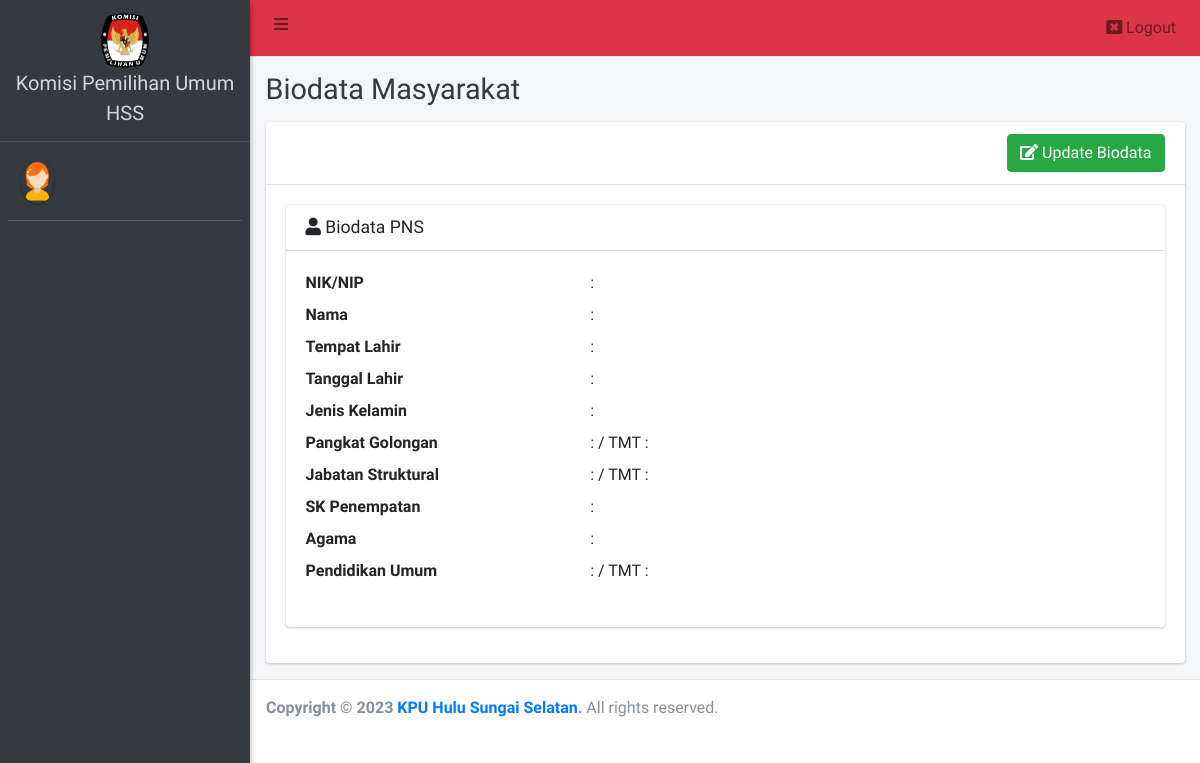
Page /pns/biodata/index.php on the earlier database version.
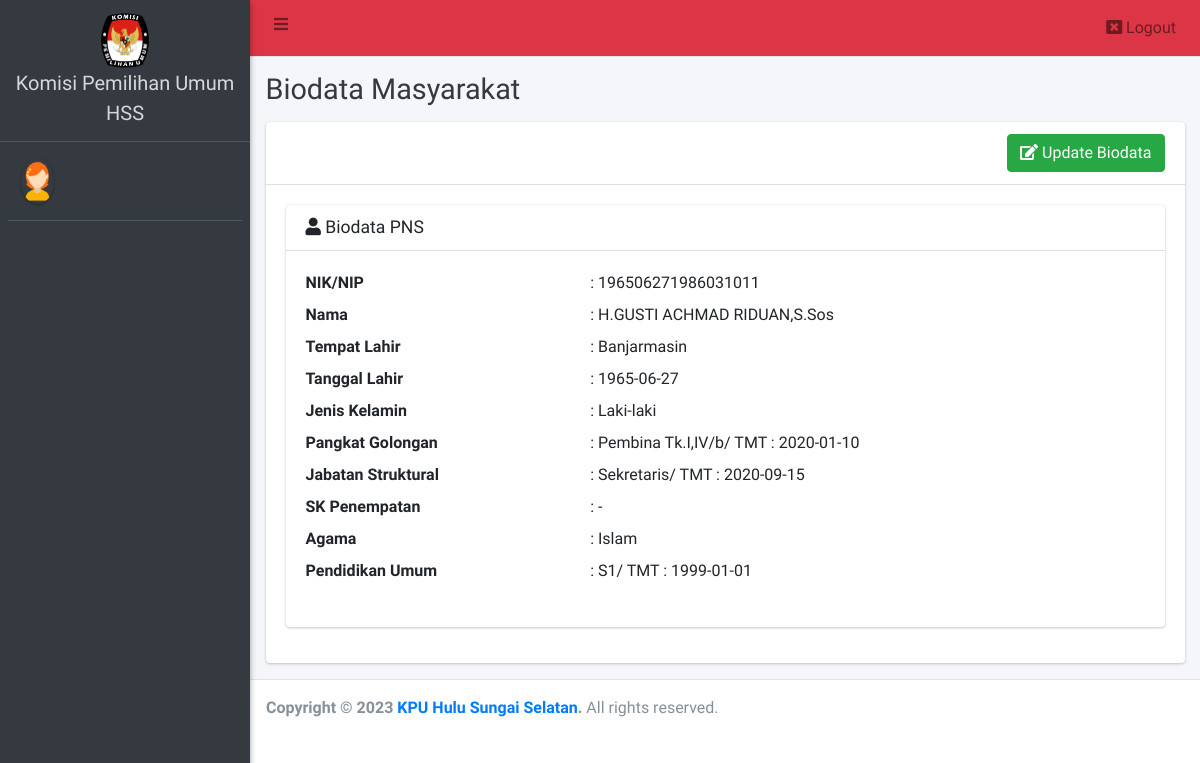
Same page on the later database version.
### tables this page shows
CREATE TABLE `nominatif_pegawai` (
  `id_pegawai` int(11) NOT NULL,
  `nama_pegawai` varchar(50) DEFAULT NULL,
  `tempat_lahir` varchar(40) DEFAULT NULL,
  `tanggal_lahir` date DEFAULT NULL,
  `nip` varchar(20) DEFAULT NULL,
  `pangkat_gol` varchar(50) DEFAULT NULL,
  `pangkat_tmt` date DEFAULT NULL,
  `jabatan_struktural` varchar(50) DEFAULT NULL,
  `jabatan_tmt` date DEFAULT NULL,
  `no_sk_penempatan` varchar(50) DEFAULT NULL,
  `jk` varchar(50) DEFAULT NULL,
  `agama` varchar(50) DEFAULT NULL,
  `pendidikan_umum` varchar(50) DEFAULT NULL,
  `pendidikan_tmt` date DEFAULT NULL,
  `keterangan` text,
  `filepangkat` varchar(255) DEFAULT NULL,
  `filejabatan` varchar(255) DEFAULT NULL,
  `filepenempatan` varchar(255) DEFAULT NULL,
  `filependidikan` varchar(255) DEFAULT NULL,
  `id_user` int(11) DEFAULT NULL
);

### config/config.php (called while the page is built, shortened)
<?php
function base_url($url = null)
{
	$base_url = "http://localhost:8888/kpuhss_pegawai";
	if ($url != null) {
		return $base_url . "/" . $url;
	} else {
		return $base_url;
	}
}

### pns/biodata/index.php (the view, shortened to what this page needs)
<?php
require '../../config/config.php';
include '../../config/koneksi.php';
include '../../templates/head.php';
include '../../templates/navbar.php';
include '../../templates/sidebar.php';
?>
<div class="content-wrapper">
  <div class="content-header">
    <div class="container-fluid">
      <div class="row">
        <div class="col-sm-6">
          <h1 class="m-0 text-dark">Biodata Masyarakat</h1>
        </div>
      </div>
    </div>
  </div>
  <section class="content">
    <div class="container-fluid">
      <div class="row">
        <div class="col-12">
          <div class="card">
            <div class="card-header">
              <h3 class="card-title float-right">
                <a href="edit" class="btn btn-success"><i class="fa fa-edit mr-1"></i>Update Biodata</a>
              </h3>
            </div>
            <div class="card-body">
              <div class="row">
                <div class="col-12">
                  <div class="card">
                    <div class="card-header">
                      <h3 class="card-title">
                        <i class="fas fa-user"></i>
                        Biodata PNS
                        <?php
                        $data = $koneksi->query("SELECT * FROM nominatif_pegawai WHERE id_user = '$_SESSION[id_user]'")->fetch_array();
                        ?>
                      </h3>
                    </div>
                    <div class="card-body">
                      <dl class="row">
                        <dt class="col-sm-4">NIK/NIP </dt>
                        <dd class="col-sm-8"><?php echo ": " . $data['nip']; ?></dd>
                        <dt class="col-sm-4">Nama </dt>
                        <dd class="col-sm-8"><?php echo ": " . $data['nama_pegawai']; ?></dd>
                        <dt class="col-sm-4">Tempat Lahir </dt>
                        <dd class="col-sm-8"><?php echo ": " . $data['tempat_lahir']; ?></dd>
                        <dt class="col-sm-4">Tanggal Lahir </dt>
                        <dd class="col-sm-8"><?php echo ": " . $data['tanggal_lahir']; ?></dd>
                        <dt class="col-sm-4">Jenis Kelamin</dt>
                        <dd class="col-sm-8"><?php echo ": " . $data['jk']; ?></dd>
                        <dt class="col-sm-4">Pangkat Golongan </dt>
                        <dd class="col-sm-8"><?php echo ": " . $data['pangkat_gol'] . "/ TMT : " . $data['pangkat_tmt']; ?></dd>
                        <dt class="col-sm-4">Jabatan Struktural </dt>
                        <dd class="col-sm-8"><?php echo ": " . $data['jabatan_struktural'] . "/ TMT : " . $data['jabatan_tmt']; ?></dd>
                        <dt class="col-sm-4">SK Penempatan </dt>
                        <dd class="col-sm-8"><?php echo ": " . $data['no_sk_penempatan']; ?></dd>
                        <dt class="col-sm-4">Agama</dt>
                        <dd class="col-sm-8"><?php echo ": " . $data['agama']; ?></dd>
                        <dt class="col-sm-4">Pendidikan Umum </dt>
                        <dd class="col-sm-8"><?php echo ": " . $data['pendidikan_umum'] . "/ TMT : " . $data['pendidikan_tmt'];  ?></dd>
                      </dl>
                    </div>
                  </div>
                </div>
              </div>
            </div>
          </div>
        </div>
      </div>
    </div>
  </section>
</div>
<?php
include '../../templates/footer.php';
?>

### templates/head.php (shortened to what this page needs)
<head>
  <link rel="stylesheet" href="<?= base_url() ?>/assets/plugins/fontawesome-free/css/all.min.css">
  <link rel="stylesheet" href="https://code.ionicframework.com/ionicons/2.0.1/css/ionicons.min.css">
  <link rel="stylesheet" href="<?= base_url() ?>/assets/plugins/datatables-bs4/css/dataTables.bootstrap4.css">
  <link rel="stylesheet" href="<?= base_url() ?>/assets/plugins/ekko-lightbox/ekko-lightbox.css">
  <link rel="stylesheet" href="<?= base_url() ?>/assets/plugins/bootstrap-fileupload/bootstrap-fileupload.min.css">
  <link rel="stylesheet" href="<?= base_url() ?>/assets/plugins/tempusdominus-bootstrap-4/css/tempusdominus-bootstrap-4.min.css">
  <link rel="stylesheet" href="<?= base_url() ?>/assets/plugins/select2/css/select2.min.css">
  <link rel="stylesheet" href="<?= base_url() ?>/assets/plugins/select2-bootstrap4-theme/select2-bootstrap4.min.css">
  <link rel="stylesheet" href="<?= base_url() ?>/assets/plugins/icheck-bootstrap/icheck-bootstrap.min.css">
  <link rel="stylesheet" href="<?= base_url() ?>/assets/plugins/jqvmap/jqvmap.min.css">
  <link rel="stylesheet" href="<?= base_url() ?>/assets/dist/css/adminlte.min.css">
  <link rel="stylesheet" href="<?= base_url() ?>/assets/plugins/overlayScrollbars/css/OverlayScrollbars.min.css">
  <link rel="stylesheet" href="<?= base_url() ?>/assets/plugins/daterangepicker/daterangepicker.css">
  <link rel="stylesheet" href="<?= base_url() ?>/assets/plugins/summernote/summernote-bs4.css">
  <link rel="stylesheet" href="<?= base_url() ?>/assets/plugins/bootstrap-fileupload/bootstrap-fileupload.min.css">
  <link rel="stylesheet" href="<?= base_url() ?>/assets/alert/sweetalert.css">
</head>

### templates/navbar.php
<nav class="main-header navbar navbar-expand navbar-red navbar-light">
  <ul class="navbar-nav">
    <li class="nav-item">
      <a class="nav-link" data-widget="pushmenu" href="#"><i class="fas fa-bars"></i></a>
    </li>
  </ul>
  <ul class="navbar-nav ml-auto">
    <li class="nav-item dropdown">
      <a class="nav-link alert-logout" href="<?= base_url('logout') ?>">
        <i class="fas fa-window-close"> </i> Logout
      </a>
    </li>
  </ul>
</nav>

### templates/sidebar.php (shortened to what this page needs)
<aside class="main-sidebar sidebar-dark-green elevation-2">
  <a href="#" class="brand-link text-center">
    <img src="<?= base_url() ?>/assets/dist/img/kpu_logo.png" style="width: 50px; justify-content: center; margin: auto; " alt="#" class="" style="opacity: .8"><br>
    <span class="brand-text font-weight-light"><b>Komisi Pemilihan Umum <br> HSS</b></span>
  </a>
  <div class="sidebar">
    <div class="user-panel mt-3 pb-3 d-flex">
      <div class="image">
        <img src="<?= base_url() ?>/assets/dist/img/avatar6.png" class="img-circle elevation-1" alt="User Image">
      </div>
      <div class="info">
      </div>
    </div>
  </div>
</aside>

### templates/footer.php (shortened to what this page needs)
<footer class="main-footer">
  <strong>Copyright &copy; <?= date('Y') ?> <a href="#">KPU Hulu Sungai Selatan</a>.</strong>
  All rights reserved.
</footer>

Differences in the rows shown:
now on this page (row edited): nominatif_pegawai: nip "196506271986031011", nama_pegawai "H.GUSTI ACHMAD RIDUAN,S.Sos", tempat_lahir "Banjarmasin", tanggal_lahir "1965-06-27", jk "Laki-laki", pangkat_gol "Pembina Tk.I,IV/b", pangkat_tmt "2020-01-10", jabatan_struktural "Sekretaris", jabatan_tmt "2020-09-15", no_sk_penempatan "-", agama "Islam", pendidikan_umum "S1", pendidikan_tmt "1999-01-01"
